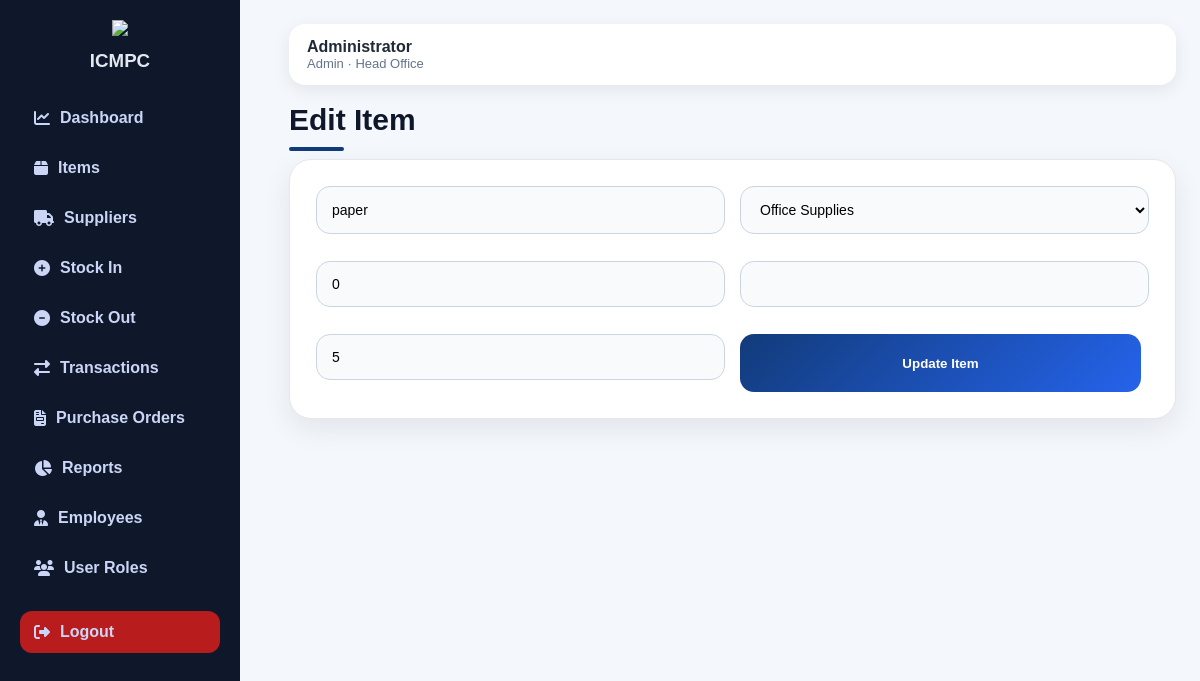
/items/edit/1 (signed in), run on the app's committed database.
### tables this page shows
CREATE TABLE items (
            id INTEGER PRIMARY KEY AUTOINCREMENT,
            item_name TEXT NOT NULL,
            category TEXT,
            unit TEXT,
            quantity INTEGER NOT NULL DEFAULT 0,
            low_stock_limit INTEGER NOT NULL DEFAULT 5,
            supplier_id INTEGER,
            branch TEXT,
            created_at TEXT,
            FOREIGN KEY (supplier_id) REFERENCES suppliers(id)
        );

### app.py (the view, shortened to what this page needs)
@app.route("/items/edit/<int:item_id>", methods=["GET", "POST"])
def edit_item(item_id):
    if session.get("role") != "admin":
        return redirect(url_for("items"))
    conn = get_db_connection()
    item = fetchone(conn, "SELECT * FROM items WHERE id = ?", (item_id,))
    conn.close()
    return render_template("edit_item.html", item=item)

### app.py (called while the page is built)
def using_postgres():
    return bool(DATABASE_URL)

def get_db_connection():
    if using_postgres():
        return psycopg2.connect(DATABASE_URL, cursor_factory=psycopg2.extras.RealDictCursor)
    conn = sqlite3.connect(DATABASE)
    conn.row_factory = sqlite3.Row
    return conn

def q(sql):
    if using_postgres():
        return sql.replace("?", "%s")
    return sql

def fetchone(conn, sql, params=()):
    cur = conn.cursor()
    cur.execute(q(sql), params)
    return cur.fetchone()

### templates/edit_item.html (shortened to what this page needs)
{% extends "base.html" %}
{% block content %}
<h1>Edit Item</h1>
<div class="form-box">
    <form method="POST" class="form-grid">
        <input name="item_name" value="{{ item.item_name }}" required>
        <select name="category" required>
            <option value="Office Supplies" {% if item.category == "Office Supplies" %}selected{% endif %}>Office Supplies</option>
        </select>
        <input type="number" name="quantity" value="{{ item.quantity }}" required>
        <input name="unit" value="{{ item.unit }}">
        <input type="number" name="low_stock_limit" value="{{ item.low_stock_limit }}">
        <button type="submit">Update Item</button>
    </form>
</div>
{% endblock %}

### templates/base.html (shortened to what this page needs)
<!DOCTYPE html>
<html>
<head>
    <link rel="stylesheet" href="{{ url_for('static', filename='style.css') }}">
    <link rel="stylesheet" href="https://cdnjs.cloudflare.com/ajax/libs/font-awesome/6.5.1/css/all.min.css">
</head>
<body>
{% if session.get("user_id") %}
<div class="sidebar">
    <div class="sidebar-header">
        <img src="{{ url_for('static', filename='images/logo.png') }}" class="sidebar-logo">
        <h3>ICMPC</h3>
    </div>
    <a href="{{ url_for('dashboard') }}">
        <i class="fa-solid fa-chart-line"></i> Dashboard
    </a>
    <a href="{{ url_for('items') }}">
        <i class="fa-solid fa-box"></i> Items
    </a>
    <a href="{{ url_for('suppliers') }}">
        <i class="fa-solid fa-truck"></i> Suppliers
    </a>
    <a href="{{ url_for('stock_in') }}">
        <i class="fa-solid fa-circle-plus"></i> Stock In
    </a>
    <a href="{{ url_for('stock_out') }}">
        <i class="fa-solid fa-circle-minus"></i> Stock Out
    </a>
    <a href="{{ url_for('transactions') }}">
        <i class="fa-solid fa-right-left"></i> Transactions
    </a>
    <a href="{{ url_for('purchase_orders') }}">
        <i class="fa-solid fa-file-invoice"></i> Purchase Orders
    </a>
    <a href="{{ url_for('reports') }}">
        <i class="fa-solid fa-chart-pie"></i> Reports
    </a>
    <a href="{{ url_for('employees') }}">
        <i class="fa-solid fa-user-tie"></i> Employees
    </a>
    {% if session.get("role") == "admin" %}
    <a href="{{ url_for('users') }}">
        <i class="fa-solid fa-users"></i> User Roles
    </a>
    {% endif %}
    <a href="{{ url_for('logout') }}" class="logout">
        <i class="fa-solid fa-right-from-bracket"></i> Logout
    </a>
</div>
{% endif %}
<main class="{% if session.get('user_id') %}main{% else %}login-main{% endif %}">
    {% if session.get("user_id") %}
    <div class="topbar">
        <div>
            <strong>{{ session.get("full_name") }}</strong>
            <span>{{ session.get("role")|replace("_", " ")|title }} · {{ session.get("branch") }}</span>
        </div>
    </div>
    {% endif %}
    {% block content %}{% endblock %}
</main>
</body>
</html>

### static/style.css (style rules this page uses)
* { box-sizing:border-box }
body { margin:0;font-family:Arial,sans-serif;background:#f4f7fb;color:#1f2937 }
.sidebar { position:fixed;left:0;top:0;width:265px;min-height:100vh;background:linear-gradient(180deg,#123b7a,#0f2d5c);padding:22px;color:white }
.sidebar a { display:block;color:white;text-decoration:none;padding:12px 14px;border-radius:10px;margin-bottom:7px }
.sidebar .logout { background:#b91c1c;margin-top:22px }
.main { margin-left:265px;padding:24px }
.topbar { background:white;padding:14px 18px;border-radius:16px;margin-bottom:18px;box-shadow:0 5px 18px rgba(15,23,42,.08) }
.topbar span { color:#64748b;display:block;font-size:13px }
h1 { margin-top:0;color:#0f172a }
.form-grid { display:grid;grid-template-columns:repeat(2,1fr);gap:14px }
input,select,textarea { width:100%;padding:12px;border:1px solid #cbd5e1;border-radius:10px;font-size:14px;margin-bottom:12px }
button,.btn-link,.btn-small { display:inline-block;background:#123b7a;color:white;border:0;border-radius:10px;padding:12px 16px;text-decoration:none;font-weight:bold;cursor:pointer;margin-right:8px }
.sidebar { background: #0f172a; color: white; width: 240px; min-height: 100vh; padding: 20px; }
.sidebar-header { text-align: center; margin-bottom: 25px; }
.sidebar-logo { width: 70px; height: auto; margin-bottom: 10px; }
.sidebar h3 { color: #e2e8f0; margin: 0; }
.sidebar a { display: flex; align-items: center; gap: 10px; padding: 12px 14px; margin-bottom: 8px; border-radius: 10px; text-decoration: none; color: #cbd5f5; transition: all 0.2s ease; }
.main { background: #f4f7fb; min-height: 100vh; }
h1 { font-size: 28px; color: #0f172a; margin-bottom: 18px; font-weight: 800; }
.panel, .form-box, .section { background: #ffffff; border-radius: 20px; padding: 24px; margin-bottom: 22px; box-shadow: 0 8px 24px rgba(15, 23, 42, 0.08); border: 1px solid #e5e7eb; }
.form-grid { display: grid; grid-template-columns: repeat(2, 1fr); gap: 15px; }
input, select, textarea { width: 100%; padding: 13px 14px; border: 1px solid #cbd5e1; border-radius: 12px; background: #f8fafc; font-size: 14px; transition: all 0.2s ease; }
button, .btn-link, .btn-small { background: #123b7a; color: #ffffff; border: none; border-radius: 12px; padding: 12px 16px; font-weight: 700; text-decoration: none; cursor: pointer; transition: all 0.2s ease; }
.sidebar a { display: flex; align-items: center; gap: 10px; border-radius: 12px; font-weight: 600; }
.main h1 { font-size: 30px; font-weight: 800; color: #0f172a; margin-bottom: 8px; }
.main h1::after { content: ""; display: block; width: 55px; height: 4px; background: #123b7a; border-radius: 99px; margin-top: 10px; }
.panel, .section, .form-box { background: #ffffff; border-radius: 22px; padding: 26px; margin-bottom: 24px; box-shadow: 0 10px 28px rgba(15, 23, 42, 0.08); border: 1px solid #e5e7eb; }
input, select, textarea { width: 100%; padding: 14px 15px; border-radius: 14px; border: 1px solid #cbd5e1; background: #f8fafc; font-size: 14px; }
button, .btn-link, .btn-small { background: linear-gradient(135deg, #123b7a, #2563eb); color: white !important; border: none; border-radius: 14px; padding: 12px 18px; font-weight: 800; text-decoration: none; cursor: pointer; transition: 0.2s ease; }

### data on the page
items: get "Head Office", item_name "paper", category "Office Supplies", quantity "0", low_stock_limit "5"

### other printed values
{{ session.get("full_name") }} "Administrator"
{{ session.get("role")|replace("_", " ")|title }} "Admin"
